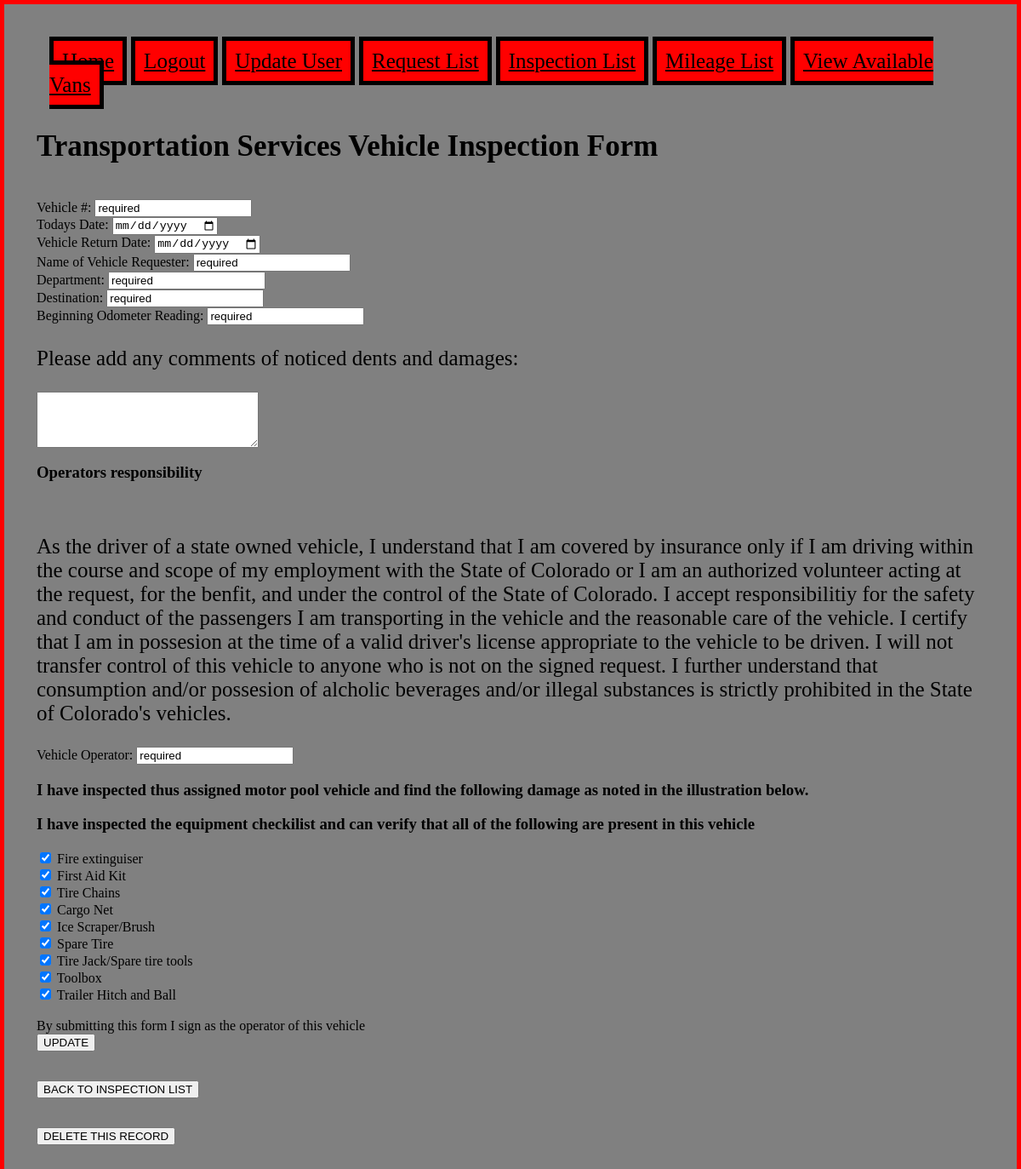
Before: /view_inspection_detail?id=9 (signed in) with the older database file.
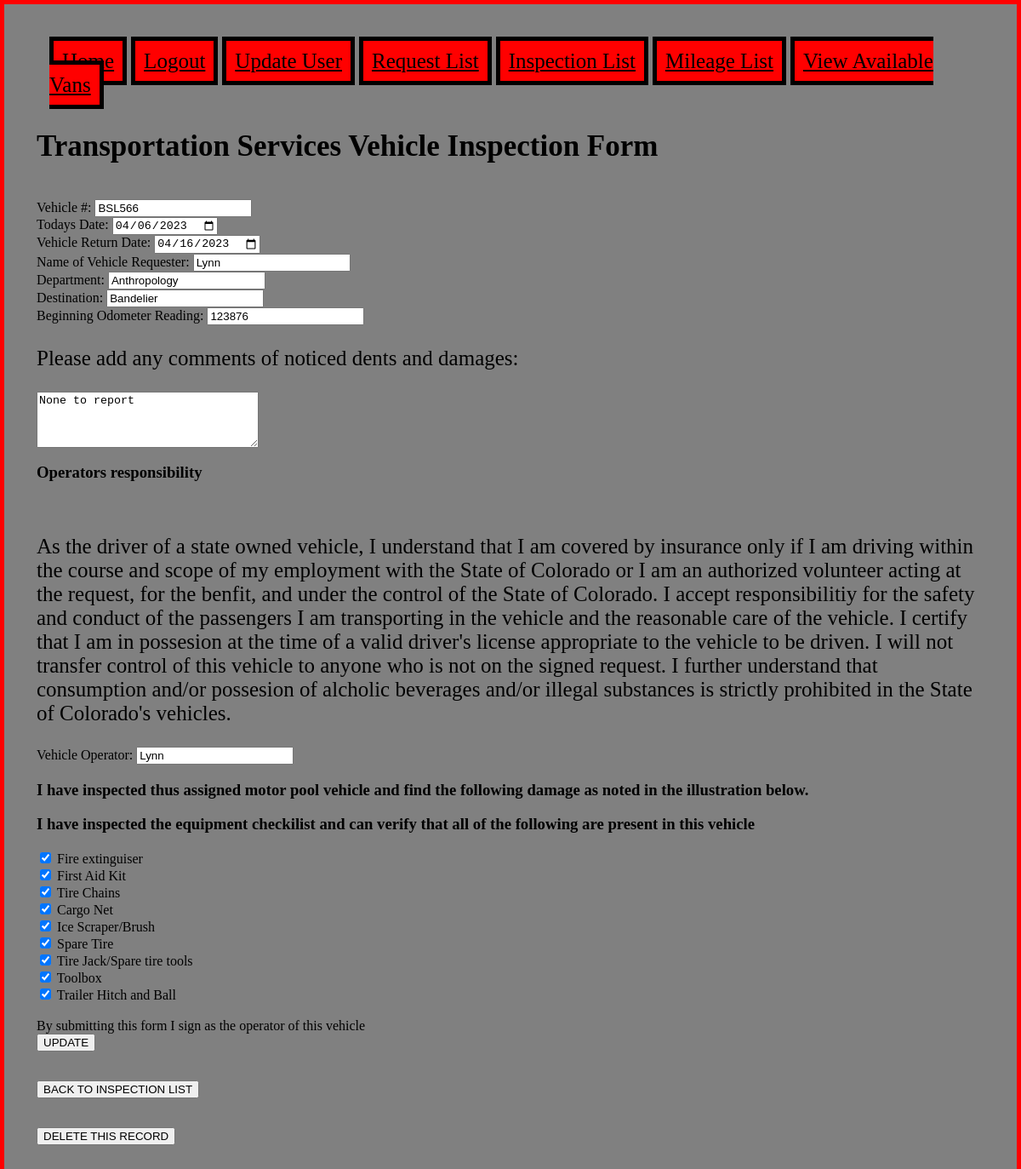
After: the same page with the newer database file.
### app.py (models this page shows)
class Inspections(UserMixin, db.Model):
    id = db.Column(db.Integer, primary_key=True)
    vehicleNum = db.Column(db.String(8), nullable=False)
    todaysDate = db.Column(db.String(10), nullable=False)
    returnDate = db.Column(db.String(10), nullable=False)
    requester = db.Column(db.String(40), nullable=False)
    department = db.Column(db.String(40), nullable=False)
    destination = db.Column(db.String(80), nullable=False)
    beginODO = db.Column(db.String(40), nullable=False)
    comments = db.Column(db.String(150), nullable=False)
    operator = db.Column(db.String(40), nullable=False)

### app.py (the view)
@app.route('/view_inspection_detail')
@login_required
def viewInspectionDetail():
    id = request.args.get("id")
    inspecInfo = Inspections.query.filter_by(id = id).first()
    return render_template('view_inspection_detail.html', inspecInfo=inspecInfo, userAuth=current_user.is_authenticated)

### app.py (called while the page is built)
@login_manager.user_loader
def load_user(uid):
    return User.query.get(uid)

### templates/view_inspection_detail.html (shortened to what the changed rows need)
{% extends "base.html" %}
{% block content %}
<body>
    <h1>Transportation Services Vehicle Inspection Form</h1>
    <form action="/updateInspection" method="POST">
        <input type="number" name="id" value = "{{ inspecInfo.id }}" hidden> <br>
        Vehicle #: <input type="text" name="vehicleNum" value={{inspecInfo.vehicleNum}} required><br>
				Todays Date: <input type="date" name="todaysdate" value={{inspecInfo.todaysDate}} required><br>
				Vehicle Return Date: <input type="date" name="returndate" value={{inspecInfo.returnDate}} required><br>
				Name of Vehicle Requester: <input type="text" name="requester" value={{inspecInfo.requester}} required><br>
				Department: <input type="text" name="department" value={{inspecInfo.department}} required><br>
				Destination: <input type="text" name="destination" value={{inspecInfo.destination}} required><br>
				Beginning Odometer Reading: <input type="text" name="beginODO" value={{inspecInfo.beginODO}} required><br>
        <p><label for="comments">Please add any comments of noticed dents and damages:</label></p>
				<textarea id="comments" name="comments" rows="4" cols="30" >{{inspecInfo.comments}}</textarea>
        <br>
        <h3>Operators responsibility</h3><br>
        <p>As the driver of a state owned vehicle, I understand that I am covered by insurance only if I am
            driving within the course and scope of my employment with the State of Colorado or I am an authorized volunteer acting at the request,
            for the benfit, and under the control of the State of Colorado. I accept responsibilitiy for the safety and conduct of the passengers
            I am transporting in the vehicle and the reasonable care of the vehicle. I certify that I am in possesion at the time of a valid driver's license
            appropriate to the vehicle to be driven. I will not transfer control of this vehicle to anyone  who is not on the signed request. I further understand that
            consumption and/or possesion of alcholic beverages and/or illegal substances is strictly prohibited in the State of Colorado's vehicles.
        </p>
				Vehicle Operator: <input type="text" name="operator" value={{inspecInfo.operator}} required><br>
        <h3>I have inspected thus assigned motor pool vehicle and find the following damage as noted in the illustration below.</h3>
        <h3>I have inspected the equipment checkilist and can verify that all of the following are present in this vehicle</h3>
			<input type="checkbox" id="fire extinguiser" name="fireExtinguisherCheckBox" value="" checked>
        <label for="fire extinguiser"> Fire extinguiser</label><br>
				<input type="checkbox" id="First Aid Kit" name="firstAidKitCheckBox" value="" required checked>
        <label for="First Aid Kit"> First Aid Kit</label><br>
				<input type="checkbox" id="Tire Chains" name="tireChainsCheckBox" value="" required checked>
        <label for="Tire Chains"> Tire Chains</label><br>
				<input type="checkbox" id="Cargo net" name="cargoNetCheckBox" value="" required checked>
        <label for="Cargo Net"> Cargo Net</label><br>
				<input type="checkbox" id="Ice Scraper/Brush" name="scraperAndBrushCheckBox" value="" required checked>
        <label for="Ice Scraper/Brush"> Ice Scraper/Brush</label><br>
				<input type="checkbox" id="Spare Tire" name="spareTireCheckBox" value="" required checked>
        <label for="Spare Tire"> Spare Tire</label><br>
				<input type="checkbox" id="Tire Jack/Spare tire tools" name="jack/toolsCheckBox" value="" required checked>
        <label for="Tire Jack/Spare tire tools"> Tire Jack/Spare tire tools</label><br>
				<input type="checkbox" id="Toolbox" name="toolboxCheckBox" value="" required checked>
        <label for="Toolbox"> Toolbox</label><br>
				<input type="checkbox" id="trailer hitch" name="trailerHitchCheckBox" value="" required checked>
        <label for="trailer hitch"> Trailer Hitch and Ball</label><br>
        <br>
        By submitting this form I sign as the operator of this vehicle <br>
        <input type="submit" value = "UPDATE">
    </form>
    <br>
</body>
{% endblock %}

Changed rows visible on the page:
added Inspections: vehicleNum "BSL566", todaysdate "04/06/2023", returndate "04/16/2023", department "Anthropology", destination "Bandelier", beginODO "123876", comments "None to report"
Other visible differences:
form field requester: "required" → "Lynn"
form field operator: "required" → "Lynn"
form field vehicleNum: "required" → (not shown)
form field department: "required" → (not shown)
form field destination: "required" → (not shown)
form field beginODO: "required" → (not shown)
